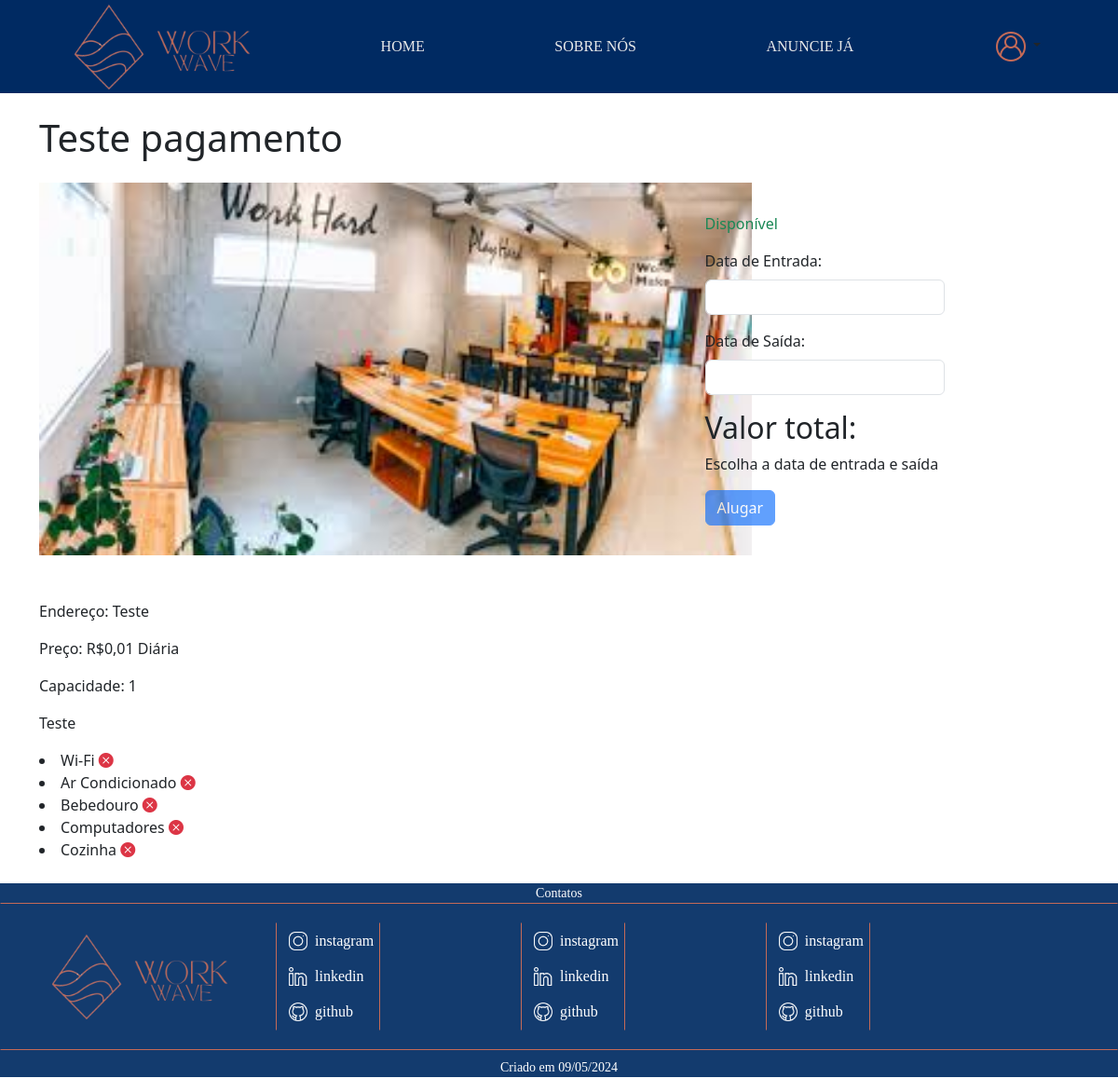
Page /AnuncioDetalhes.php?id=35 on the committed database.
### tables this page shows
CREATE TABLE `espacodados` (
  `EspId` int(11) NOT NULL,
  `EspNome` varchar(255) NOT NULL,
  `EspEndereco` varchar(255) NOT NULL,
  `EspDescricao` mediumtext NOT NULL,
  `EspCapacidade` int(11) NOT NULL,
  `EspDisponibilidade` tinyint(1) DEFAULT NULL,
  `EspDataCadastro` date NOT NULL,
  `ProId` int(11) NOT NULL,
  `EspImg` varchar(255) DEFAULT NULL,
  `EspPreco` decimal(10,2) DEFAULT NULL,
  `SerId` int(11) DEFAULT NULL,
  `EspCongelado` tinyint(1) DEFAULT 0
);

### AnuncioDetalhes.php (the view, shortened to what this page needs)
<?php
try {
    $conexao = new PDO("mysql:host=localhost; dbname=workwave", "root", "");
    $conexao->setAttribute(PDO::ATTR_ERRMODE, PDO::ERRMODE_EXCEPTION);
    $query = "SELECT * FROM EspacoDados WHERE EspId = :id_anuncio";
    $stmt = $conexao->prepare($query);
    $stmt->bindParam(':id_anuncio', $_SESSION['id_anuncio'], PDO::PARAM_INT);
    $stmt->execute();
    if ($stmt->rowCount() > 0) {
        $espaco = $stmt->fetch(PDO::FETCH_ASSOC);
        $nome = $espaco['EspNome'];
        $capacidade = $espaco['EspCapacidade'];
        $disponibilidade = $espaco['EspDisponibilidade'];
        $preco = $espaco['EspPreco'];
        $endereco = $espaco['EspEndereco'];
        $caminho_imagem = $espaco['EspImg'];
        $descricao = $espaco['EspDescricao'];
        $query = "SELECT EspacoDados.*, servAmenidades.* FROM EspacoDados
        LEFT JOIN servAmenidades ON EspacoDados.SerId = servAmenidades.SerId
        WHERE EspacoDados.EspId = :id_anuncio";
        $stmt_servicos = $conexao->prepare($query);
        $stmt_servicos->bindParam(':id_anuncio', $_SESSION['id_anuncio'], PDO::PARAM_INT);
        $stmt_servicos->execute();
        if ($stmt_servicos->rowCount() > 0) {
            $servicosEAmenidades = array();
            while ($row = $stmt_servicos->fetch(PDO::FETCH_ASSOC)) {
                $servicosEAmenidades[] = $row;
            }
        } else {
            echo "Nenhum serviço ou amenidade encontrado para este espaço.";
        }
    } else {
        echo "Espaço não encontrado.";
    }
} catch (PDOException $erro) {
    echo "Erro na conexão:" . $erro->getMessage();
}
?>
<!DOCTYPE html>
<html lang="en">
<head>
    <link href="https://cdn.jsdelivr.net/npm/bootstrap@5.3.3/dist/css/bootstrap.min.css" rel="stylesheet">
    <link href="https://cdnjs.cloudflare.com/ajax/libs/font-awesome/5.15.4/css/all.min.css" rel="stylesheet">
    <link href="https://cdn.jsdelivr.net/npm/bootstrap-icons/font/bootstrap-icons.css" rel="stylesheet">
    <link rel="stylesheet" href="css/Style.css">
    <link rel="stylesheet" href="css/AnuncioDetalhes.css">
    <link rel="stylesheet" href="//code.jquery.com/ui/1.12.1/themes/base/jquery-ui.css">
</head>
<body>
    <header>
        <div class="logo">
            <img src="img/WorkWave-removebg-preview (1).png" alt="" width="95px" height="95px">
            <img src="img/WorkWave__2_-removebg-preview.png" alt="" width="100px" height="100px">
        </div>
        <a href="index.php" class="underline">HOME</a>
        <a href="SobreNos.php" class="underline">SOBRE NÓS</a>
        <a href="AnuncieJa.php" class="underline">ANUNCIE JÁ</a>
        <?php
        if (!isset($_SESSION['usuario_validado']) || $_SESSION['usuario_validado'] == false) {
        ?>
            <div class="dropdown">
                <a class="btn dropdown-toggle" href="#" role="button" data-bs-toggle="dropdown" aria-expanded="false">
                    <img src="img/user-logo.png" alt="">
                </a>
            </div>
        <?php
        };
        ?>
    </header>
    <div class="container py-4">
        <div class="row">
            <div class="col-md-6">
                <div class="anuncio">
                    <h1 class="mb-4"><?php echo $nome; ?></h1>
                    <div class="detalhesAnuncio">
                        <img src="img/<?php echo $caminho_imagem; ?>" alt="Imagem do Espaço" height="400px">
                        <div class="detalhes">
                            <p class=" mt-5">Endereço: <?php echo $endereco; ?></p>
                            <p>Preço: R$<?php echo number_format($preco, 2, ',', '.'); ?> Diária</p>
                            <p>Capacidade: <?php echo $capacidade; ?></p>
                            <p><?php echo $descricao; ?></p>
                            <?php
                            $nomesServicos = array(
                                'SerWifi' => 'Wi-Fi',
                                'SerArcondicionado' => 'Ar Condicionado',
                                'SerBebedouro' => 'Bebedouro',
                                'SerComputadores' => 'Computadores',
                                'SerCozinha' => 'Cozinha'
                            );
                            ?>
                            <?php foreach ($servicosEAmenidades as $item) : ?>
                                <?php foreach ($nomesServicos as $coluna => $nomeServico) : ?>
                                    <li>
                                        <?php echo $nomeServico; ?>
                                        <?php if ($item[$coluna] == 1) : ?>
                                            <i class="bi bi-check-circle-fill text-success"></i>
                                        <?php else : ?>
                                            <i class="bi bi-x-circle-fill text-danger"></i>
                                        <?php endif; ?>
                                    </li>
                                <?php endforeach; ?>
                            <?php endforeach; ?>
                        </div>
                    </div>
                </div>
            </div>
            <div class="col-md-6 mt-4">
                <div class="formularioAluguel d-flex mt-5 justify-content-center p-4">
                    <form class="formCalculo" action="ValidaAluguel.php" method="post">
                        <p class="card-text mt-2 <?php echo $disponibilidade == 0 ? 'text-danger' : 'text-success'; ?>">
                            <?php echo $disponibilidade == 0 ? 'Indisponível' : 'Disponível'; ?>
                        </p>
                        <div class="mb-3">
                            <label for="dataEntrada" class="form-label">Data de Entrada:</label>
                            <input type="text" class="form-control" id="dataEntrada" name="dataEntrada">
                        </div>
                        <div class="mb-3">
                            <label for="dataSaida" class="form-label">Data de Saída:</label>
                            <input type="text" class="form-control" id="dataSaida" name="dataSaida">
                        </div>
                        <h2>Valor total:</h2>
                        <p id="valorTotal">Escolha a data de entrada e saída</p>
                        <button type="submit" class="btn btn-primary">Alugar</button>
                    </form>
                </div>
            </div>
        </div>
    </div>
    <footer class="rodape" id="contato">
        <div class="contato">
            <p>Contatos</p>
        </div>
        <div class="Borda">
            <div class="rodape-div">
                <div class="logo-2">
                    <img src="img/WorkWave-removebg-preview (1).png" alt="" width="95px" height="95px">
                    <img src="img/WorkWave__2_-removebg-preview.png" alt="" width="100px" height="100px">
                </div>
                <div class="Social">
                    <div class="Media">
                        <a class="btn" href="#">
                            <img src="img/instagram.png" alt="" width="20" height="20">
                            <p>instagram</p>
                        </a>
                        <a class="btn" href="#">
                            <img src="img/linkedin.png" alt="" width="20" height="20">
                            <p>linkedin</p>
                        </a>
                        <a class="btn" href="#">
                            <img src="img/github.png" alt="" width="20" height="20">
                            <p>github</p>
                        </a>
                    </div>
                </div>
                <div class="Social">
                    <div class="Media">
                        <a class="btn" href="#">
                            <img src="img/instagram.png" alt="" width="20" height="20">
                            <p>instagram</p>
                        </a>
                        <a class="btn" href="#">
                            <img src="img/linkedin.png" alt="" width="20" height="20">
                            <p>linkedin</p>
                        </a>
                        <a class="btn" href="#">
                            <img src="img/github.png" alt="" width="20" height="20">
                            <p>github</p>
                        </a>
                    </div>
                </div>
                <div class="Social">
                    <div class="Media">
                        <a class="btn" href="#">
                            <img src="img/instagram.png" alt="" width="20" height="20">
                            <p>instagram</p>
                        </a>
                        <a class="btn" href="#">
                            <img src="img/linkedin.png" alt="" width="20" height="20">
                            <p>linkedin</p>
                        </a>
                        <a class="btn" href="#">
                            <img src="img/github.png" alt="" width="20" height="20">
                            <p>github</p>
                        </a>
                    </div>
                </div>
            </div>
        </div>
        <div class="data">
            <p>Criado em 09/05/2024</p>
        </div>
    </footer>
</body>
</html>

### css/Style.css (style rules this page uses)
header { background-color: #002a62; display: flex; flex-direction: row; justify-content: space-around; align-items: center; }
a { text-decoration: none; color: white; font-family: 'Times New Roman', Times, serif; }
.underline { position: relative; text-decoration: none; color: #EAEAEA; transition: color 0.3s ease; }
.underline::after { content: ''; position: absolute; bottom: -12px; left: -25%; width: 150%; height: 2px; background-color: #EAEAEA; transform: scaleX(0); transition: transform 0.3s ease; }
.rodape { text-align: center; background-color: #133b6e; color: white; height: auto; width: 100%; font-size: 14px; font-family: helvetica; justify-content: center; align-items: center; flex-direction: row; }
.rodape p, .pesquisa p { font-family: 'Times New Roman', Times, serif; }
.Borda { border: 1px solid #c46a57; border-right-color: #133b6e; border-left-color: #133b6e; }
.rodape-div { display: flex; align-items: center; justify-content: space-around; width: 90%; padding: 20px; margin-right: 200px; }
.Social { display: flex; width: calc(33.33% - 234px); margin-right: 100px; border: 1px solid #c46a57; border-bottom-color: #133b6e; border-top-color: #133b6e; flex-direction: row; }
.Media { display: flex; flex-direction: column; }
.Media .btn { display: flex; align-items: center; }
.Media img { margin-right: 8px; }
.Media p { color: white; margin: 0; }
.contato p { margin: 0; background-color: #133b6e; }
.data { margin-top: 8px; background-color: #133b6e; }

### rows in the picture
espacodados: EspNome "Teste pagamento", EspImg (picture), EspEndereco "Teste", EspPreco "0,01", EspCapacidade "1", EspDescricao "Teste", nomeServico "Wi-Fi", nomeServico "Ar Condicionado", nomeServico "Bebedouro", nomeServico "Computadores", nomeServico "Cozinha"
